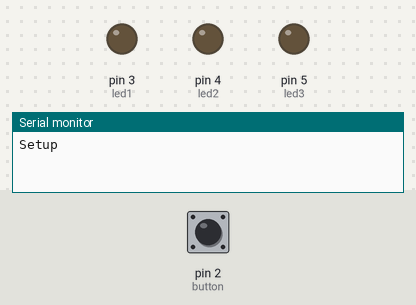
The sketch below on a simulated Arduino Uno, built with avr-gcc and run on an emulated ATmega328P. Parts: output pins drawn as LEDs (lit = HIGH), the last lines printed to the serial monitor. Inputs (shaded band) come from the test bench; at power-on: pin 2 (button) LOW. Random numbers use the default seed unless the sketch sets one.

Above: at 1.2 s.
1.3 s: pin 2 (button) pulled HIGH for 0.15 s
At 2.5 s:
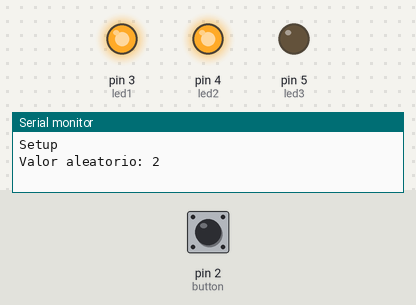
2.9 s: pin 2 (button) pulsed HIGH 5 times (0.12 s each, 0.3 s apart)
At 4.6 s:
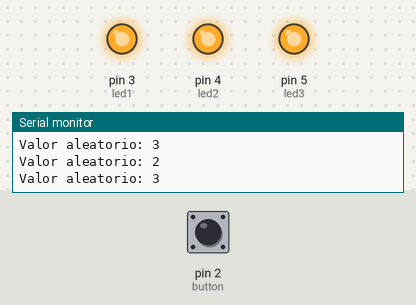
5.9 s: pin 2 (button) pulled HIGH for 1 s
At 7.2 s:
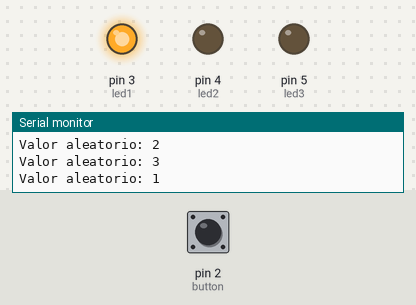
8.4 s: pin 2 (button) pulled HIGH for 3.2 s
At 9.1 s:
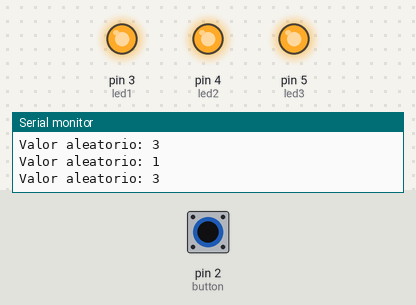
Timing chart, 0 to 11.4 s (numbered marks = the images above; inputs shaded):
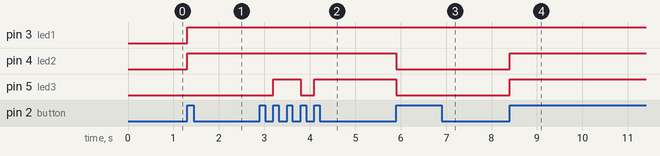

The sketch:

Ejercicio1.1.ino
```cpp
// Pins
const int button = 2;
const int led1 = 3;
const int led2 = 4;
const int led3 = 5;

// Almacena si el botón está pulsado (1) o despulsado (0)
int pushed = 0;

void setup() {
  Serial.begin(9600);
  Serial.println("Setup");

  // Entrada del boton a leer
  pinMode(button, INPUT);

  // Salidas de los leds
  pinMode(led1, OUTPUT);
  pinMode(led2, OUTPUT);
  pinMode(led3, OUTPUT);
}

void loop() {
  // Comprobamos si el botón está pulsado o despulsado
  int buttonActualState = digitalRead(button);

  // Si han pulsado el botón y estaba sin pulsar
  if (buttonActualState == HIGH && pushed == 0) {
    // Lo marcamos como pulsado
    pushed = 1;

    // Generamos numero aleatorio de 1 a 3
    int randomNumber = random(1, 4);
    Serial.println("Valor aleatorio: " + String(randomNumber));

    // En función del número generado, encendemos/apagamos los leds correspondientes
    switchOnLeds(randomNumber);
  }

  // Si han quitado el dedo del botón
  else if (buttonActualState == LOW && pushed == 1) {
    // Lo marcamos como despulsado
    Serial.println();
    pushed = 0;
  }

}

void switchOnLeds(int randomNumber) {
  switch (randomNumber) {
    case 1:
      digitalWrite(led1, HIGH);
      digitalWrite(led2, LOW);
      digitalWrite(led3, LOW);
      break;
    case 2:
      digitalWrite(led1, HIGH);
      digitalWrite(led2, HIGH);
      digitalWrite(led3, LOW);
      break;
    case 3:
      digitalWrite(led1, HIGH);
      digitalWrite(led2, HIGH);
      digitalWrite(led3, HIGH);
      break;
  }
}
```

Measured:
- after the input at 1.3 s, pin 3 (led1), pin 4 (led2): LOW → HIGH at once
- after the input at 2.9 s, pin 5 (led3): LOW → HIGH after 0.30 s, → LOW 0.60 s later, → HIGH 0.30 s later
- after the input at 5.9 s, pin 4 (led2), pin 5 (led3): HIGH → LOW at once
- after the input at 8.4 s, pin 4 (led2), pin 5 (led3): LOW → HIGH at once
